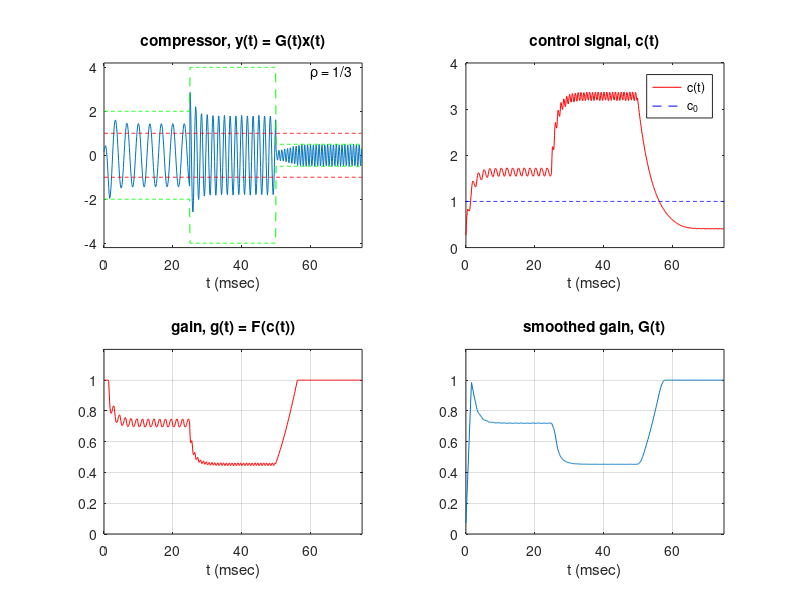

Here is the MATLAB script that generated this plot:
%% Compressor

%% Defining Input Signal

fs = 8000; % sampling rate
Ts = 1/fs; % sampling period
ta = 0.002; % attack time
tr = 0.01; % release time
Aa = exp(-2.3*Ts/ta); % attack forgetting factor
Ar = exp(-2.3*Ts/tr); % release forgetting factor

% Defining three sinusoids to be played consecutively
A1 = 2; % Amplitude of first sinusoid
f1 = 300; % f1 = 0.3 kHz
t1 = [0:Ts:0.025 - Ts]; % t1 from 0 to 25 msec
A2 = 4; % Amplitude of second sinusoid
f2 = 600; % f2 = 0.6 kHz
t2 = [0.025:Ts:0.05 - Ts]; % t2 from 25 msec to 50 msec
A3 = 0.5; % Amplitude of third sinusoid
f3 = 1200; % f3 = 1.2 kHz
t3 = [0.05:Ts:0.075 - Ts]; % t3 from 50 msec to 75 msec
x = [A1*cos(2*pi*f1*t1),A2*cos(2*pi*f2*t2),A3*cos(2*pi*f3*t3)];

envInTop = [A1*ones(1,200),A2*ones(1,200),A3*ones(1,200)];
envInBot = [-A1*ones(1,200),-A2*ones(1,200),-A3*ones(1,200)];
t = [t1,t2,t3];

%% Plot Input Signal
plot(t*1000,x,t*1000,envInTop,'--g',t*1000,envInBot,'--g'); 
axis([0,75,-4.2,4.2]); legend('x(t)','envelope'), 
text(60,3.8,'f_1 = 0.3 kHz');text(60,3.3,'f_2 = 0.6 kHz'); 
text(60,2.8,'f_3 = 1.2 kHz'); xlabel('t (msec)'), title('input signal, x(t)')

%% Compressor Design
Aa = 0.8661; % lambda_a
Ar = 0.9717; % lambda_r
p = 1/3;     % rho
c0 = 1;      % threshold
L = ceil((1 + Aa)/(1 - Aa)); % Length of FIR gain-smoothing filter
g = zeros(1,L); % Internal buffer for FIR gain-smoothing filter
q = 1;              % Internal buffer index
c = 0;          % Control signal
G = 0;          % Smoothed gain
n = 1;              % Index variable
N = length(x);    % For limit on n

clear y
for n = 1:N
if abs(x(n)) >= c                   % calculate control signal
    c = Aa*c + (1 - Aa)*abs(x(n));
else
    c = Ar*c + (1 - Ar)*abs(x(n));
end

cPlot(n) = c;    % For plotting

if c == 0        % Calculate gain signal
    g(q) = 1;
elseif c >= c0 
    g(q) = (c/c0)^(p-1);
else
    g(q) = 1;
end

gPlot(n) = g(q);    % For plotting

q = q + 1;
if q > L
    q = 1;
end

G = (1/L)*sum(g); % FIR averaging filter

GPlot(n) = G;    % For plotting

y(n) = G*x(n); % Output
end

% Output results to speakers
sound(y,fs);

% Output results to file
audiowrite('Compressed.wav',y,fs);


%% Plot Results
subplot(2,2,1)
plot(t*1000,y,t*1000,envInTop,'--g',t*1000,envInBot,'--g',...
t*1000,c0*ones(1,N),'--r',t*1000, -c0*ones(1,N),'--r')
axis([0,75,-4.2,4.2]),xlabel('t (msec)'),
title('compressor, y(t) = G(t)x(t)'), text(60,3.8,'\rho = 1/3')


subplot(2,2,2)
plot(t*1000,cPlot,'r',t*1000, c0*ones(1,N),'--b')
axis([0,75,0,4]),xlabel('t (msec)'),title('control signal, c(t)'),
legend('c(t)','c_0')

subplot(2,2,3)
plot(t*1000,gPlot,'r')
axis([0,75,0,1.2]),xlabel('t (msec)'),title('gain, g(t) = F(c(t))')
grid on

subplot(2,2,4)
plot(t*1000,GPlot)
axis([0,75,0,1.2]),xlabel('t (msec)'),title('smoothed gain, G(t)')
grid on
